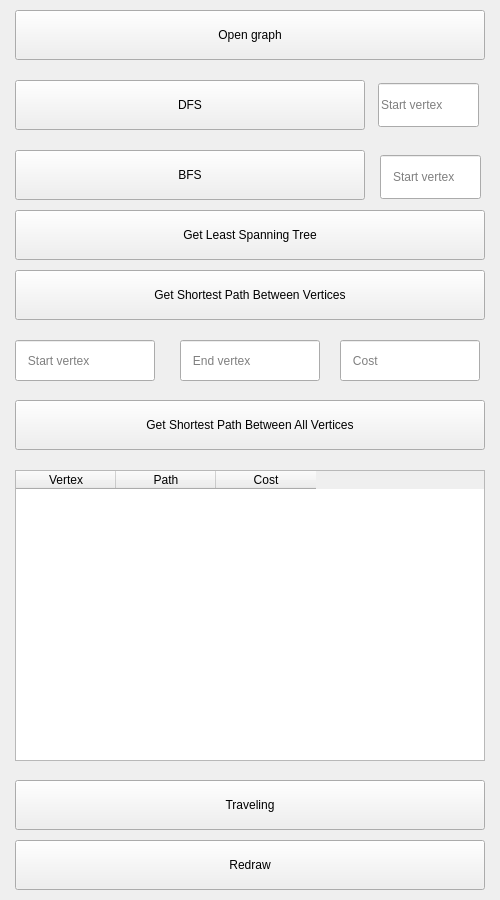
<?xml version="1.0" encoding="UTF-8"?>
<ui version="4.0">
 <class>InteractionPanel</class>
 <widget class="QWidget" name="InteractionPanel">
  <property name="geometry">
   <rect>
    <x>0</x>
    <y>0</y>
    <width>500</width>
    <height>900</height>
   </rect>
  </property>
  <property name="windowTitle">
   <string>Form</string>
  </property>
  <property name="styleSheet">
   <string notr="true"/>
  </property>
  <widget class="QPushButton" name="open_graph_btn">
   <property name="geometry">
    <rect>
     <x>15</x>
     <y>10</y>
     <width>470</width>
     <height>50</height>
    </rect>
   </property>
   <property name="styleSheet">
    <string notr="true"/>
   </property>
   <property name="text">
    <string>Open graph</string>
   </property>
  </widget>
  <widget class="QPushButton" name="redraw_btn">
   <property name="enabled">
    <bool>true</bool>
   </property>
   <property name="geometry">
    <rect>
     <x>15</x>
     <y>840</y>
     <width>470</width>
     <height>50</height>
    </rect>
   </property>
   <property name="styleSheet">
    <string notr="true"/>
   </property>
   <property name="text">
    <string>Redraw</string>
   </property>
  </widget>
  <widget class="QPushButton" name="dfs_btn">
   <property name="enabled">
    <bool>true</bool>
   </property>
   <property name="geometry">
    <rect>
     <x>15</x>
     <y>80</y>
     <width>350</width>
     <height>50</height>
    </rect>
   </property>
   <property name="styleSheet">
    <string notr="true"/>
   </property>
   <property name="text">
    <string>DFS</string>
   </property>
  </widget>
  <widget class="QPushButton" name="bfs_btn">
   <property name="enabled">
    <bool>true</bool>
   </property>
   <property name="geometry">
    <rect>
     <x>15</x>
     <y>150</y>
     <width>350</width>
     <height>50</height>
    </rect>
   </property>
   <property name="styleSheet">
    <string notr="true"/>
   </property>
   <property name="text">
    <string>BFS</string>
   </property>
  </widget>
  <widget class="QLineEdit" name="dfs_input">
   <property name="enabled">
    <bool>true</bool>
   </property>
   <property name="geometry">
    <rect>
     <x>378</x>
     <y>83</y>
     <width>101</width>
     <height>44</height>
    </rect>
   </property>
   <property name="inputMask">
    <string/>
   </property>
   <property name="placeholderText">
    <string>Start vertex</string>
   </property>
  </widget>
  <widget class="QLineEdit" name="bfs_input">
   <property name="enabled">
    <bool>true</bool>
   </property>
   <property name="geometry">
    <rect>
     <x>380</x>
     <y>155</y>
     <width>101</width>
     <height>44</height>
    </rect>
   </property>
   <property name="styleSheet">
    <string notr="true">padding: 0 0 0 10px</string>
   </property>
   <property name="placeholderText">
    <string>Start vertex</string>
   </property>
  </widget>
  <widget class="QPushButton" name="get_shortest_path_between_vertices_btn">
   <property name="enabled">
    <bool>true</bool>
   </property>
   <property name="geometry">
    <rect>
     <x>15</x>
     <y>270</y>
     <width>470</width>
     <height>50</height>
    </rect>
   </property>
   <property name="styleSheet">
    <string notr="true"/>
   </property>
   <property name="text">
    <string>Get Shortest Path Between Vertices</string>
   </property>
  </widget>
  <widget class="QPushButton" name="tsm_btn">
   <property name="enabled">
    <bool>true</bool>
   </property>
   <property name="geometry">
    <rect>
     <x>15</x>
     <y>780</y>
     <width>470</width>
     <height>50</height>
    </rect>
   </property>
   <property name="styleSheet">
    <string notr="true"/>
   </property>
   <property name="text">
    <string>Traveling</string>
   </property>
  </widget>
  <widget class="QPushButton" name="least_spanning_tree_btn">
   <property name="enabled">
    <bool>true</bool>
   </property>
   <property name="geometry">
    <rect>
     <x>15</x>
     <y>210</y>
     <width>470</width>
     <height>50</height>
    </rect>
   </property>
   <property name="styleSheet">
    <string notr="true"/>
   </property>
   <property name="text">
    <string>Get Least Spanning Tree</string>
   </property>
  </widget>
  <widget class="QTableWidget" name="path_table">
   <property name="enabled">
    <bool>true</bool>
   </property>
   <property name="geometry">
    <rect>
     <x>15</x>
     <y>470</y>
     <width>470</width>
     <height>291</height>
    </rect>
   </property>
   <property name="styleSheet">
    <string notr="true"/>
   </property>
   <property name="tabKeyNavigation">
    <bool>false</bool>
   </property>
   <column>
    <property name="text">
     <string>Vertex</string>
    </property>
   </column>
   <column>
    <property name="text">
     <string>Path</string>
    </property>
   </column>
   <column>
    <property name="text">
     <string>Cost</string>
    </property>
   </column>
  </widget>
  <widget class="QLineEdit" name="first_vertex_shortest_path_input">
   <property name="enabled">
    <bool>true</bool>
   </property>
   <property name="geometry">
    <rect>
     <x>15</x>
     <y>340</y>
     <width>140</width>
     <height>41</height>
    </rect>
   </property>
   <property name="placeholderText">
    <string>   Start vertex</string>
   </property>
  </widget>
  <widget class="QLineEdit" name="end_vertex_shortest_path_input">
   <property name="enabled">
    <bool>true</bool>
   </property>
   <property name="geometry">
    <rect>
     <x>180</x>
     <y>340</y>
     <width>140</width>
     <height>41</height>
    </rect>
   </property>
   <property name="placeholderText">
    <string>   End vertex</string>
   </property>
  </widget>
  <widget class="QLineEdit" name="shortest_path_result">
   <property name="enabled">
    <bool>true</bool>
   </property>
   <property name="geometry">
    <rect>
     <x>340</x>
     <y>340</y>
     <width>140</width>
     <height>41</height>
    </rect>
   </property>
   <property name="text">
    <string/>
   </property>
   <property name="placeholderText">
    <string>   Cost</string>
   </property>
  </widget>
  <widget class="QPushButton" name="get_shortest_path_between_all_vertices_btn">
   <property name="enabled">
    <bool>true</bool>
   </property>
   <property name="geometry">
    <rect>
     <x>15</x>
     <y>400</y>
     <width>470</width>
     <height>50</height>
    </rect>
   </property>
   <property name="styleSheet">
    <string notr="true"/>
   </property>
   <property name="text">
    <string>Get Shortest Path Between All Vertices</string>
   </property>
  </widget>
  <zorder>open_graph_btn</zorder>
  <zorder>redraw_btn</zorder>
  <zorder>dfs_btn</zorder>
  <zorder>dfs_input</zorder>
  <zorder>get_shortest_path_between_vertices_btn</zorder>
  <zorder>tsm_btn</zorder>
  <zorder>least_spanning_tree_btn</zorder>
  <zorder>path_table</zorder>
  <zorder>first_vertex_shortest_path_input</zorder>
  <zorder>end_vertex_shortest_path_input</zorder>
  <zorder>shortest_path_result</zorder>
  <zorder>get_shortest_path_between_all_vertices_btn</zorder>
  <zorder>bfs_input</zorder>
  <zorder>bfs_btn</zorder>
 </widget>
 <resources/>
 <connections/>
</ui>
